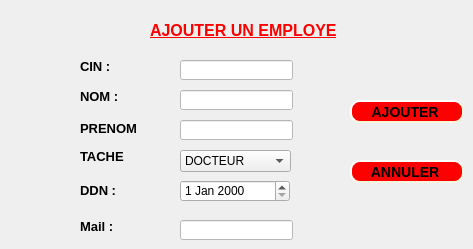
     <widget class="QWidget" name="AFFICHE">
      <attribute name="title">
       <string>AJOUTER </string>
      </attribute>
      <widget class="QLabel" name="label">
       <property name="geometry">
        <rect>
         <x>150</x>
         <y>20</y>
         <width>251</width>
         <height>21</height>
        </rect>
       </property>
       <property name="font">
        <font>
         <pointsize>12</pointsize>
         <weight>75</weight>
         <bold>true</bold>
         <underline>true</underline>
        </font>
       </property>
       <property name="styleSheet">
        <string notr="true">color: rgb(85, 170, 255);
color: rgb(255, 0, 0);</string>
       </property>
       <property name="text">
        <string>AJOUTER UN EMPLOYE</string>
       </property>
      </widget>
      <widget class="QLabel" name="label_2">
       <property name="geometry">
        <rect>
         <x>80</x>
         <y>60</y>
         <width>47</width>
         <height>13</height>
        </rect>
       </property>
       <property name="font">
        <font>
         <pointsize>10</pointsize>
         <weight>75</weight>
         <bold>true</bold>
        </font>
       </property>
       <property name="text">
        <string>CIN : </string>
       </property>
      </widget>
      <widget class="QLabel" name="label_3">
       <property name="geometry">
        <rect>
         <x>80</x>
         <y>90</y>
         <width>47</width>
         <height>13</height>
        </rect>
       </property>
       <property name="font">
        <font>
         <pointsize>10</pointsize>
         <weight>75</weight>
         <bold>true</bold>
        </font>
       </property>
       <property name="text">
        <string>NOM : </string>
       </property>
      </widget>
      <widget class="QLabel" name="label_4">
       <property name="geometry">
        <rect>
         <x>80</x>
         <y>120</y>
         <width>61</width>
         <height>16</height>
        </rect>
       </property>
       <property name="font">
        <font>
         <pointsize>10</pointsize>
         <weight>75</weight>
         <bold>true</bold>
        </font>
       </property>
       <property name="text">
        <string>PRENOM : </string>
       </property>
      </widget>
      <widget class="QLabel" name="label_5">
       <property name="geometry">
        <rect>
         <x>80</x>
         <y>150</y>
         <width>47</width>
         <height>13</height>
        </rect>
       </property>
       <property name="font">
        <font>
         <pointsize>10</pointsize>
         <weight>75</weight>
         <bold>true</bold>
        </font>
       </property>
       <property name="text">
        <string>TACHE : </string>
       </property>
      </widget>
      <widget class="QLineEdit" name="lineEditCin">
       <property name="geometry">
        <rect>
         <x>180</x>
         <y>60</y>
         <width>113</width>
         <height>20</height>
        </rect>
       </property>
       <property name="styleSheet">
        <string notr="true">background-color: rgb(255, 255, 255);</string>
       </property>
      </widget>
      <widget class="QLineEdit" name="lineEditNom">
       <property name="geometry">
        <rect>
         <x>180</x>
         <y>90</y>
         <width>113</width>
         <height>20</height>
        </rect>
       </property>
       <property name="styleSheet">
        <string notr="true">background-color: rgb(255, 255, 255);</string>
       </property>
      </widget>
      <widget class="QLineEdit" name="lineEditPrenom">
       <property name="geometry">
        <rect>
         <x>180</x>
         <y>120</y>
         <width>113</width>
         <height>20</height>
        </rect>
       </property>
       <property name="styleSheet">
        <string notr="true">background-color: rgb(255, 255, 255);</string>
       </property>
      </widget>
      <widget class="QPushButton" name="pushButton_ajouter">
       <property name="geometry">
        <rect>
         <x>350</x>
         <y>100</y>
         <width>114</width>
         <height>23</height>
        </rect>
       </property>
       <property name="styleSheet">
        <string notr="true">background-color: red;
    border-style: outset;
    border-width: 2px;
    border-radius: 10px;
    border-color: beige;
    font: bold 14px;
    min-width: 6em;
    padding: 4;</string>
       </property>
       <property name="text">
        <string>AJOUTER </string>
       </property>
      </widget>
      <widget class="QPushButton" name="pushButton_8">
       <property name="geometry">
        <rect>
         <x>350</x>
         <y>160</y>
         <width>114</width>
         <height>23</height>
        </rect>
       </property>
       <property name="styleSheet">
        <string notr="true">background-color: red;
    border-style: outset;
    border-width: 2px;
    border-radius: 10px;
    border-color: beige;
    font: bold 14px;
    min-width: 6em;
    padding: 4;</string>
       </property>
       <property name="text">
        <string>ANNULER </string>
       </property>
      </widget>
      <widget class="QLabel" name="label_18">
       <property name="geometry">
        <rect>
         <x>80</x>
         <y>180</y>
         <width>51</width>
         <height>20</height>
        </rect>
       </property>
       <property name="font">
        <font>
         <pointsize>10</pointsize>
         <weight>75</weight>
         <bold>true</bold>
        </font>
       </property>
       <property name="text">
        <string>DDN : </string>
       </property>
      </widget>
      <widget class="QLabel" name="label_6">
       <property name="geometry">
        <rect>
         <x>80</x>
         <y>220</y>
         <width>47</width>
         <height>13</height>
        </rect>
       </property>
       <property name="font">
        <font>
         <pointsize>10</pointsize>
         <weight>75</weight>
         <bold>true</bold>
        </font>
       </property>
       <property name="text">
        <string>Mail : </string>
       </property>
      </widget>
      <widget class="QLineEdit" name="lineEditMail">
       <property name="geometry">
        <rect>
         <x>180</x>
         <y>220</y>
         <width>113</width>
         <height>20</height>
        </rect>
       </property>
       <property name="styleSheet">
        <string notr="true">background-color: rgb(255, 255, 255);</string>
       </property>
      </widget>
      <widget class="QDateEdit" name="dateEdit">
       <property name="geometry">
        <rect>
         <x>180</x>
         <y>180</y>
         <width>110</width>
         <height>22</height>
        </rect>
       </property>
      </widget>
      <widget class="QComboBox" name="comboBox_Tache">
       <property name="geometry">
        <rect>
         <x>180</x>
         <y>150</y>
         <width>111</width>
         <height>22</height>
        </rect>
       </property>
       <item>
        <property name="text">
         <string>DOCTEUR</string>
        </property>
       </item>
       <item>
        <property name="text">
         <string>INFERMIERE</string>
        </property>
       </item>
       <item>
        <property name="text">
         <string>CHEF</string>
        </property>
       </item>
       <item>
        <property name="text">
         <string/>
        </property>
       </item>
      </widget>
     </widget>
